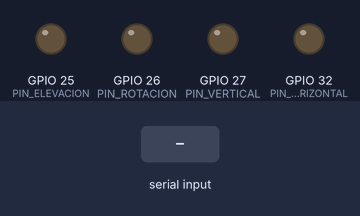
Bench run of a sketch on a simulated ESP32. Shown: output pins drawn as LEDs (lit = HIGH). The inputs (shaded band) are chosen by the test bench.

Above: at 1.2 s.
1.3 s: "90,45,200,10\n" received over Serial
At 1.6 s:
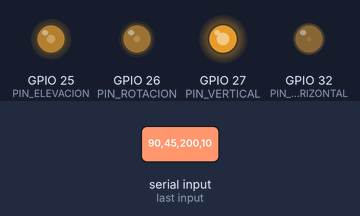
Timing chart, 0 to 4.3 s (numbered marks = the images above; inputs shaded):
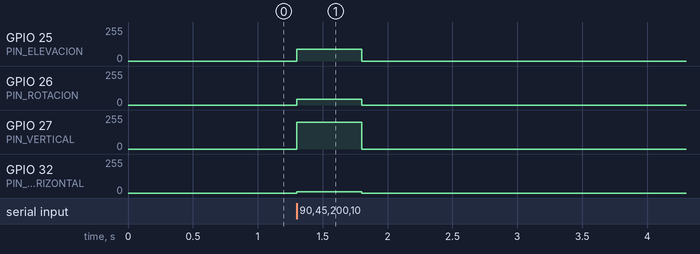

Measured:
- after the input at 1.3 s, GPIO 25 (PIN_ELEVACION): 0/255 → 90/255 at once, → 0/255 0.50 s later; GPIO 26 (PIN_ROTACION): 0/255 → 45/255 at once, → 0/255 0.50 s later; GPIO 27 (PIN_VERTICAL): 0/255 → 200/255 at once, → 0/255 0.50 s later; GPIO 32 (PIN_HORIZONTAL): 0/255 → 10/255 at once, → 0/255 0.50 s later

The sketch:

CONTROL_ESP32_DRONE.ino
```cpp
// ESP32: recibe por USB los valores enviados desde Python
// Formato recibido: pin25,pin26,pin27,pin32
// Ejemplo: 170,85,0,170

const int PIN_ELEVACION  = 25;
const int PIN_ROTACION   = 26;
const int PIN_VERTICAL   = 27;
const int PIN_HORIZONTAL = 32;

// Valores PWM que ya mediste
const int PWM_0V  = 0;
const int PWM_1V1 = 0;
const int PWM_2V2 = 170;

unsigned long ultimoMensaje = 0;

void centrarTodo() {
  analogWrite(PIN_ELEVACION, PWM_1V1);
  analogWrite(PIN_ROTACION, PWM_1V1);
  analogWrite(PIN_VERTICAL, PWM_1V1);
  analogWrite(PIN_HORIZONTAL, PWM_1V1);
}

void procesarMensaje(String mensaje) {
  int valor25;
  int valor26;
  int valor27;
  int valor32;

  int datosLeidos = sscanf(
    mensaje.c_str(),
    "%d,%d,%d,%d",
    &valor25,
    &valor26,
    &valor27,
    &valor32
  );

  if (datosLeidos == 4) {
    valor25 = constrain(valor25, 0, 255);
    valor26 = constrain(valor26, 0, 255);
    valor27 = constrain(valor27, 0, 255);
    valor32 = constrain(valor32, 0, 255);

    analogWrite(PIN_ELEVACION, valor25);
    analogWrite(PIN_ROTACION, valor26);
    analogWrite(PIN_VERTICAL, valor27);
    analogWrite(PIN_HORIZONTAL, valor32);

    ultimoMensaje = millis();
  }
}

void setup() {
  Serial.begin(115200);
  Serial.setTimeout(20);

  pinMode(PIN_ELEVACION, OUTPUT);
  pinMode(PIN_ROTACION, OUTPUT);
  pinMode(PIN_VERTICAL, OUTPUT);
  pinMode(PIN_HORIZONTAL, OUTPUT);

  // Al encender, todos quedan en 1.1 V
  centrarTodo();

  ultimoMensaje = millis();
}

void loop() {
  if (Serial.available() > 0) {
    String mensaje = Serial.readStringUntil('\n');
    mensaje.trim();

    if (mensaje.length() > 0) {
      procesarMensaje(mensaje);
    }
  }

  // Seguridad: si Python se cierra o se desconecta,
  // después de 500 ms todo regresa a 1.1 V
  if (millis() - ultimoMensaje > 500) {
    centrarTodo();
  }
}
```
